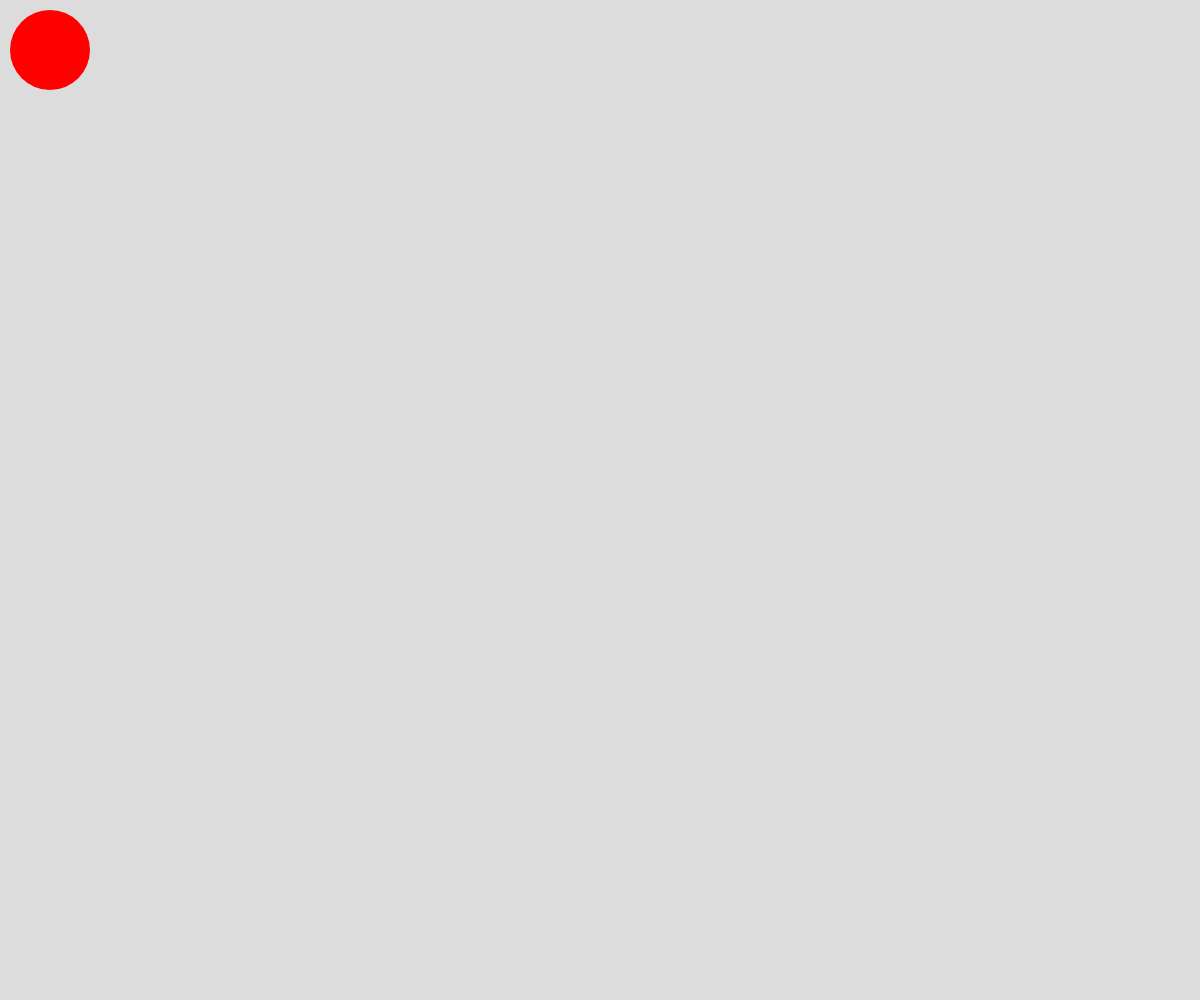
Frame 1 (no input)
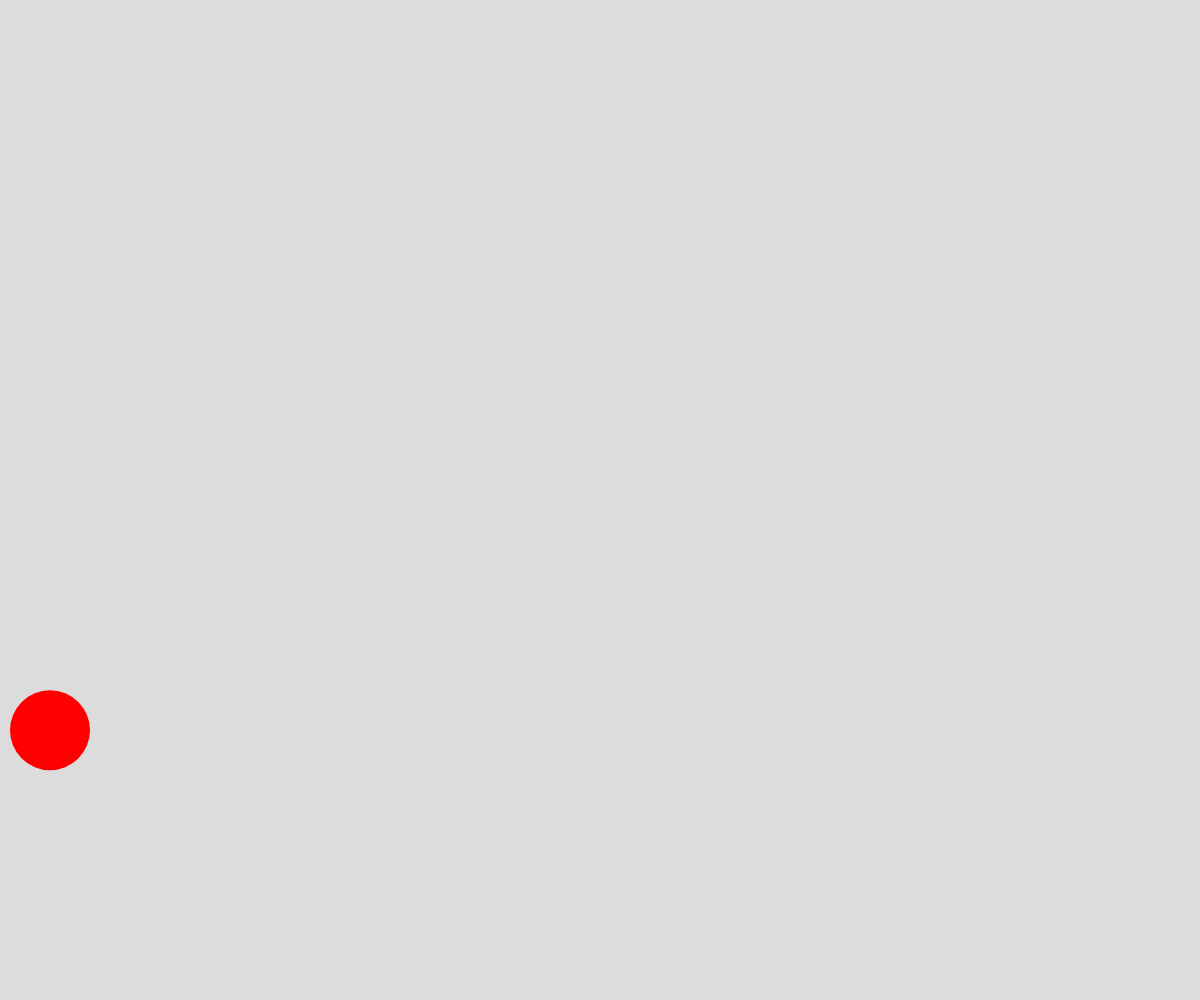
Frame 60 (no input)
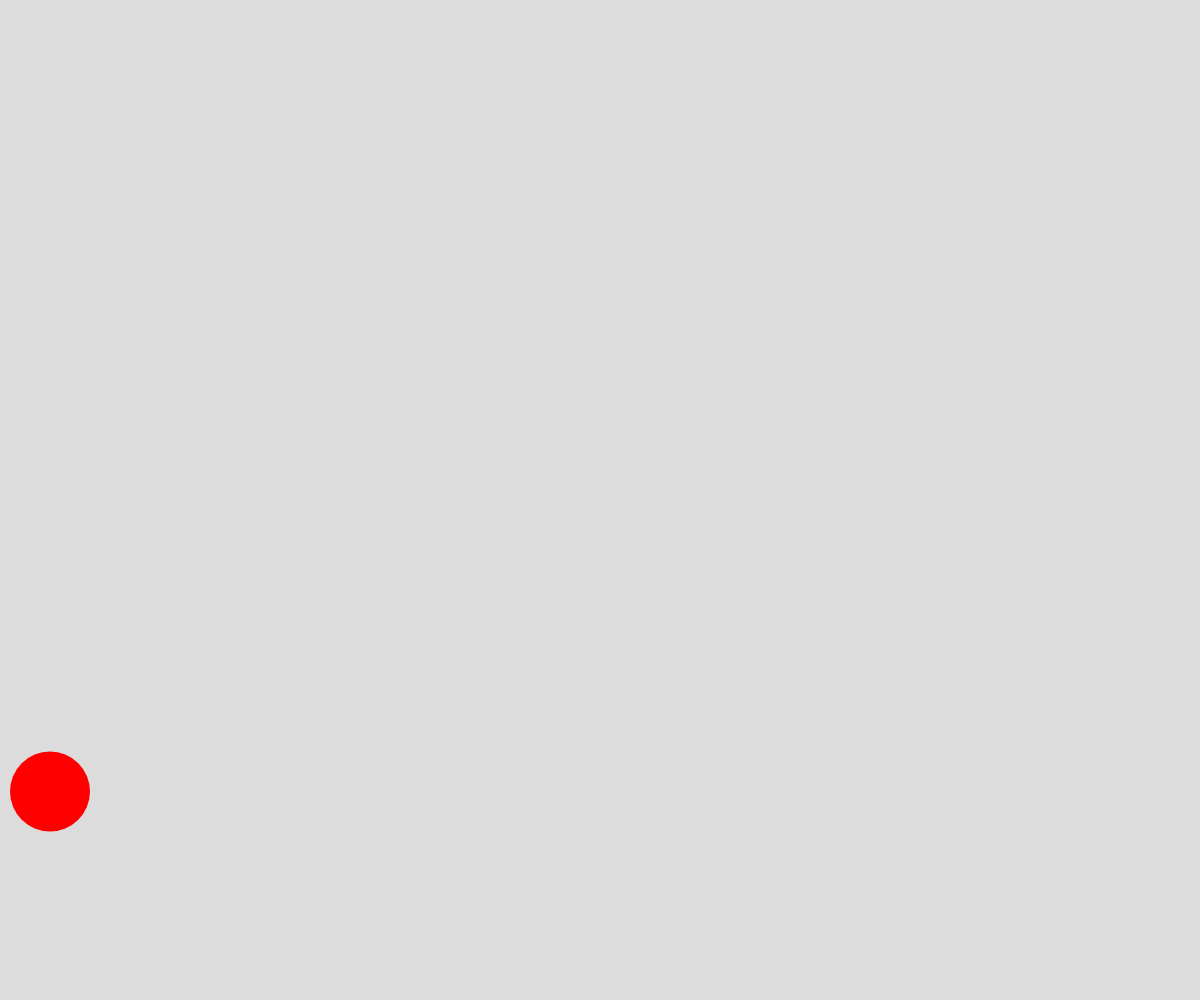
Frame 120 (the mouse pressed at the canvas centre since frame 60)

The p5.js sketch that drew these frames (run headless with seeded random() and noise() and a simulated clock; from frame 60 on, the mouse is pressed at the canvas centre):

// p5.js sketch
// ── sketch.js

//Constants

let ball;

function setup() {
  createCanvas(windowWidth, windowHeight);
  ball = new Ball(50, 50, 80);
  fill(255,0,0)
  noStroke()
  

}

function draw() {
  background(220);
  
  ball.gravity()
  ball.render()
  ball.edges()
  ball.friction()
  ball.update()
  
}

function mouseMoved() {
  if(frameCount > 120) {
    ball.attract()
  }

}


class Ball {
  constructor(x, y, size) {
    this.p = createVector(x,y);
    this.size = size;
    this.v = createVector(0, 0);
    this.a = createVector(0,0);
  }

  gravity() {
    this.a.add(createVector(0,1))
  }

  update() {
    this.v.add(this.a);
    this.p.add(this.v);
    this.a.setMag(0)
  }

  edges() {
    if(this.p.y + this.size/2 >= height) {
      this.p.y = height - this.size/2;
      this.v.y *= -1;
    }
    if(this.p.x - this.size / 2 < 0) {
      this.p.x =  0 + this.size / 2;
      this.v.x *= -1;
    }
    if(this.p.x + this.size / 2 > width) {
      this.p.x =  width - this.size / 2;
      this.v.x *= -1;
    }
  }

  friction() {
    this.v.mult(0.98)
  }

  attract() {
    const mouse = createVector(mouseX, mouseY);
    const fromBallToMouse = p5.Vector.sub(this.p, mouse);
    fromBallToMouse.normalize();
    fromBallToMouse.mult(-2);
    this.a.add(fromBallToMouse)
  }

  render() {
    ellipse(this.p.x, this.p.y, this.size);
  }
}


// ── style.css
html, body {
  margin: 0;
  padding: 0;
  
}

.canvas {
  display: block;
  
}
